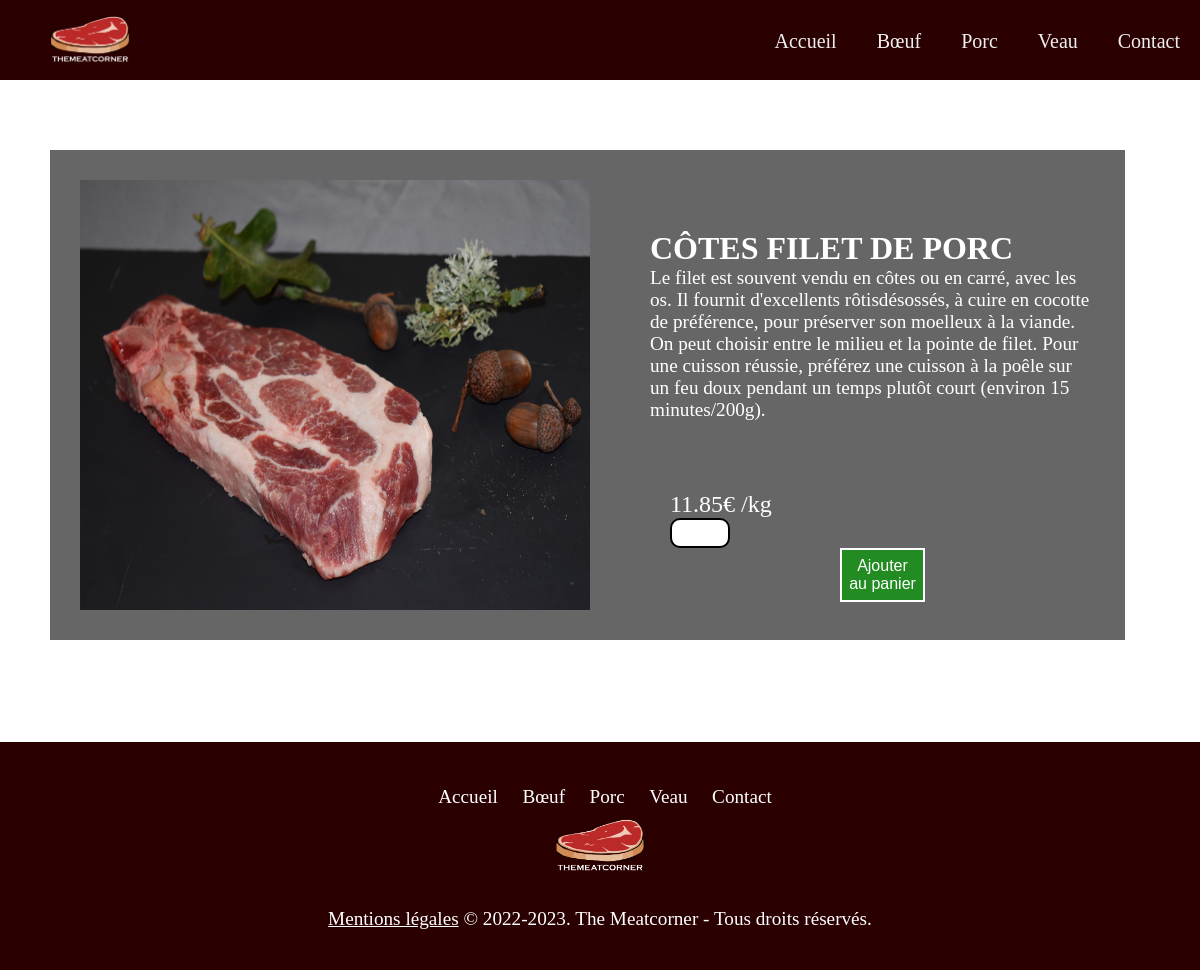
Page /pageporc/pagesviandesporc/cotesfiletdeporc.php on the committed database.
### tables this page shows
create table Viande (
	id int auto_increment       not null,
	nom varchar (30)            not null,
	descriptionv text           not null,
	prix decimal(4,2)           not null,
	photo varchar(100)          not null,
	idAnimal int                not null,
	Foreign key (idAnimal) references Animal (id),
	PRIMARY KEY (id)
);

### pageporc/pagesviandesporc/cotesfiletdeporc.php (the view)
<html>
<?php include '../../include/header.php'; ?>
<head>
    <link rel="stylesheet" href="../../style.css">
</head>
<body>
<div class="flex1">
    <div>
        <?php
        $bdd = new PDO('mysql:host=localhost;dbname=tmc;charset=utf8', 'root', '');
        $req = $bdd->query('SELECT * FROM viande where id = 25');
        while ($donnees = $req->fetch()) {
            echo('<img class="imgid1" src="../../pageporc/img/viandesporc/' . $donnees['photo'] . '">');
        }
        ?>
    </div>
    <div class="divgauche">
        <?php
        $bdd = new PDO('mysql:host=localhost;dbname=tmc;charset=utf8', 'root', '');
        $req = $bdd->query('SELECT * FROM viande where id = 25');
        while ($donnees = $req->fetch()) {
            echo('<a class="nomviande1"</a>' . $donnees['nom'] ."<br>" . '<a class="descriptionviande"</a>' . $donnees['descriptionv'] . "<br>" .
                '<p class="prixviande"</p>' . $donnees['prix'] .  "€ /kg" . "<br>" .
                '<input type="number" class="inputnombre" id="tentacles" min="1" max="100">' .
                '<button class="boutonpanier1">Ajouter au panier</button>');
        }
        ?>
    </div>
</div>
</body>
<?php include '../../include/footer.php'; ?>
</html>

### style.css (style rules this page uses)
body { font-family: Gabriola; font-size: 25px; color: white; background-image: url("img/fondtmc.jpg"); background-repeat: no-repeat; background-attachment: fixed; margin: 0; width: 100%; display: block; background-size: cover; }
* { padding: 0; margin: 0; box-sizing: border-box; }
.boutonpanier1 { width: 20%; padding: 7px; background-color: forestgreen; color: white; border: 2px solid white; font-size: 1rem; cursor: pointer; display: block; margin: auto; }
.imgid1 { height:490px; width:570px; padding: 30px; }
.flex1 { display: flex; margin: 70px 75px 75px 50px; background: rgba(0, 0, 0, 0.6); }
.divgauche { padding: 30px; margin-top: 50px; }
.descriptionviande { font-size: 1.2rem; color: white; font-family: "Arial Nova Light"; }
.nomviande1 { font-size: 2rem; font-weight: bold; color: white; text-transform: uppercase; }
.prixviande { padding-left: 20px; padding-top: 20px; margin-top: 50px; font-family: "Arial Nova Light"; font-size: 1.5rem; }
.inputnombre { width: 60px; height: 30px; border: 2px solid black; border-radius: 10px; padding-left: 10px; }
.footer ul a { color:inherit; text-decoration:none; padding: 0 10px; font-size: 1.2rem; }

### rows in the picture
viande: photo (picture), nom "CÔTES FILET DE PORC", descriptionv "Le filet est souvent vendu en côtes ou en carré, avec les os. Il fournit d'excellents rôtisdésossés, à cuire en cocotte de préférence, pour préserver son moelleux à la viande. On peut choisir entre le milieu et la pointe de filet. Pour une cuisson réussie, préférez une cuisson à la poêle sur un feu doux pendant un temps plutôt court (environ 15 minutes/200g).", prix "11.85"
